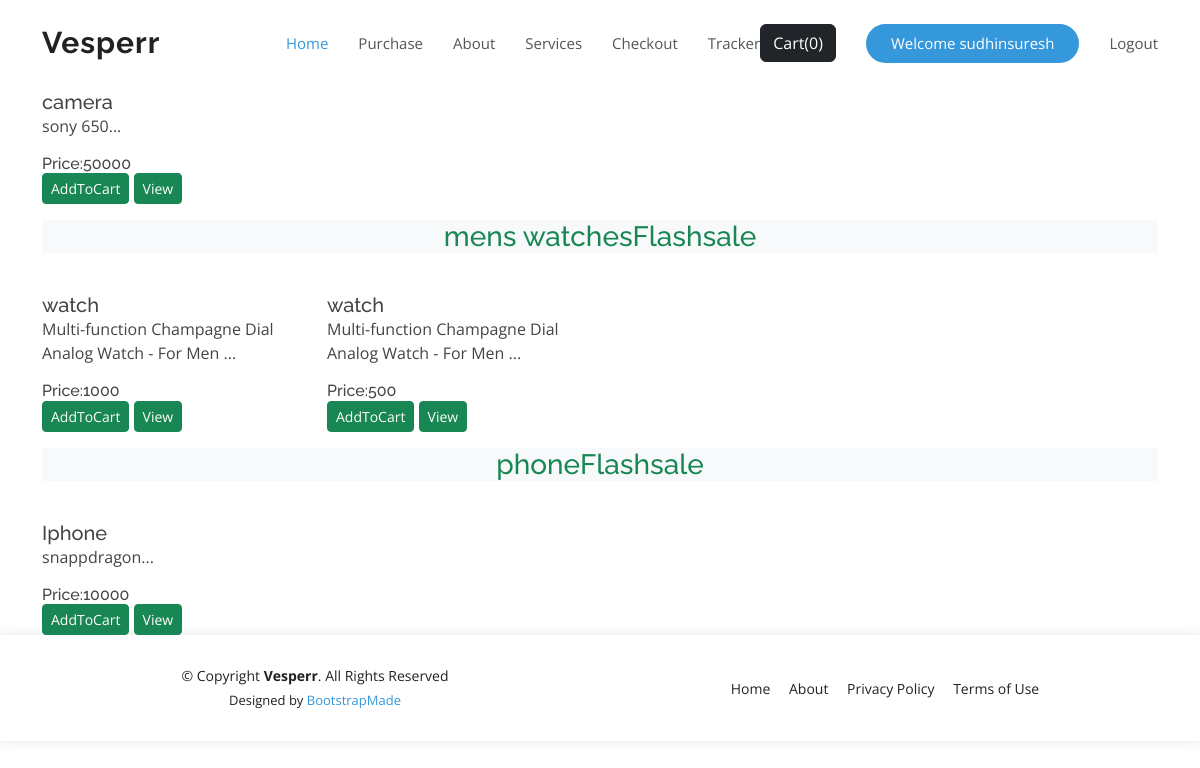
The app's page /purchase/ (signed in) with its own data.
### arkapp/models.py (models this page shows, shortened)
class Product(models.Model):
    product_id=models.AutoField
    product_name=models.CharField(max_length=50)
    category=models.CharField(max_length=50, default="")
    subcategory=models.CharField(max_length=50, default="")
    price=models.IntegerField(default=0)
    desc=models.CharField(max_length=300)
    pub_date=models.DateField()
    image=models.ImageField(upload_to='shope/images',default="")

### arkapp/views.py (the view)
# urls.py: path('purchase/',views.purchase,name='purchase'),
def purchase(request):
    allProds=[]
    catprods=Product.objects.values('category','id')
    cats={item['category'] for item in catprods}
    for cat in cats:
        prod=Product.objects.filter(category=cat)
        n=len(prod)
        nSlides=n // 4 + ceil((n /4 ) - (n // 4))
        allProds.append([prod,range(1, nSlides), nSlides])
    params={'allProds':allProds}
    return render(request,"purchase.html",params)

### templates/purchase.html (shortened to what this page needs)
{% extends "nav.html" %}
{% block body %}
{% load static %}
{% for product, range, nSlides in allProds %}
<div class="container">
    <h3 class="my-3 text-center text-success bg-light">{{product.0.category}}Flashsale</h3>
</div>
<div class="container">
    <div class="row">
        {% for i in product %}
        <div class="col-md-3">
              <div class="card-body">
                <h5 class="card-title" id="namepr{{i.id}}">{{i.product_name}}</h5>
                <p class="card-text">{{i.desc|slice:"0:53"}}...</p>
                <h6 class="card-title">
                  Price:<span id="pricepr{{i.id}}">{{i.price}}</span></h6>
                  <span id="divpr{{i.id}}" class="divpr">
                    <button id="pr{{i.id}}" class="btn btn-success cart btn-sm mt-0">AddToCart</button>
                  </span>
                  <a href="/media/{{i.image}}">
                    <button class="btn btn-success btn-sm cart"View>View</button>
                  </a>
              </div>
            </div>
        {% endfor %}
    </div>
</div>
{% endfor %}
{% endblock body %}

### templates/nav.html (shortened to what this page needs)
{% load static %}
<!DOCTYPE html>
<html lang="en">
<head>
  <link href="{% static 'assets/vendor/aos/aos.css' %}" rel="stylesheet">
  <link href="{% static 'assets/vendor/bootstrap/css/bootstrap.min.css' %}" rel="stylesheet">
  <link href="{% static 'assets/vendor/bootstrap-icons/bootstrap-icons.css' %}" rel="stylesheet">
  <link href="{% static 'assets/vendor/boxicons/css/boxicons.min.css' %}" rel="stylesheet">
  <link href="{% static 'assets/vendor/glightbox/css/glightbox.min.css' %}" rel="stylesheet">
  <link href="{% static 'assets/vendor/remixicon/remixicon.css' %}" rel="stylesheet">
  <link href="{% static 'assets/vendor/swiper/swiper-bundle.min.css' %}" rel="stylesheet">
  <link href="{% static 'assets/css/style.css' %}" rel="stylesheet">
</head>
<body>
  <header id="header" class="fixed-top d-flex align-items-center">
    <div class="container d-flex align-items-center justify-content-between">
      <div class="logo">
        <h1><a href="index.html">Vesperr</a></h1>
      </div>
      <nav id="navbar" class="navbar">
        <ul>
          <li><a class="nav-link scrollto active" href="/">Home</a></li>
          <li><a class="nav-link scrollto" href="/purchase">Purchase</a></li>
          <li><a class="nav-link scrollto" href="/about">About</a></li>
          <li><a class="nav-link scrollto" href="/services">Services</a></li>
          <li><a class="nav-link scrollto" href="/order">Checkout</a></li>
          <li><a class="nav-link scrollto" href="/Tracker">Tracker</a></li>
          {% if request.user.is_authenticated  %}
          <button type="button" class="btn btn-dark" id="pop cart" data-container="body" data-toggle="popover" data-placement="bottom"
          data-html="'true" data-content="Vivamus sagittis lacus vel augue laoreet retrum faucibus">
          Cart(<span id="cart">0</span>)
           </button>
          <li><a class="getstarted scrollto">Welcome {{user.username}}</a></li>
          <li><a class="nav-link scrollto" href="/arkauth/logout/">Logout</a></li>
          {% else %}
          <li><a class="nav-link scrollto" href="/arkauth/singnup/">SignIn</a></li>
          {% endif %}
        </ul>
      </nav>
    </div>
  </header>
  <main id="main">
{% block body %}
{% endblock body %}
  </main>
  <footer id="footer">
    <div class="container">
      <div class="row d-flex align-items-center">
        <div class="col-lg-6 text-lg-left text-center">
          <div class="copyright">
            &copy; Copyright <strong>Vesperr</strong>. All Rights Reserved
          </div>
          <div class="credits">
            Designed by <a href="https://bootstrapmade.com/">BootstrapMade</a>
          </div>
        </div>
        <div class="col-lg-6">
          <nav class="footer-links text-lg-right text-center pt-2 pt-lg-0">
            <a href="#intro" class="scrollto">Home</a>
            <a href="#about" class="scrollto">About</a>
            <a href="#">Privacy Policy</a>
            <a href="#">Terms of Use</a>
          </nav>
        </div>
      </div>
    </div>
  </footer>
</body>
</html>

### static/assets/css/style.css (style rules this page uses)
body { font-family: "Open Sans", sans-serif; color: #444444; }
a { color: #3498db; text-decoration: none; }
h1, h2, h3, h4, h5, h6 { font-family: "Raleway", sans-serif; }
#header { z-index: 997; transition: all 0.5s; padding: 22px 0; background: #fff; }
#header .logo h1 { font-size: 30px; margin: 0; padding: 0; line-height: 1; font-weight: 700; letter-spacing: 1px; }
#header .logo h1 a, #header .logo h1 a:hover { color: #222222; text-decoration: none; }
.navbar { padding: 0; }
.navbar ul { margin: 0; padding: 0; display: flex; list-style: none; align-items: center; }
.navbar li { position: relative; }
.navbar a, .navbar a:focus { display: flex; align-items: center; justify-content: space-between; padding: 10px 0 10px 30px; font-size: 15px; font-weight: 400; color: #555555; white-space: nowrap; transition: 0.3s; }
.navbar a:hover, .navbar .active, .navbar .active:focus, .navbar li:hover>a { color: #3498db; }
.navbar .getstarted, .navbar .getstarted:focus { background: #3498db; padding: 8px 25px; margin-left: 30px; border-radius: 50px; color: #fff; }
#footer { background: #fff; box-shadow: 0px 0px 12px 0px rgba(0, 0, 0, 0.1); padding: 30px 0; color: #222222; font-size: 14px; }
#footer .credits { font-size: 13px; padding-top: 5px; color: #222222; }
#footer .footer-links a { color: #222222; padding-left: 15px; }
#footer .footer-links a:first-child { padding-left: 0; }

### records on screen
Product: product_name "camera", desc "sony 650", price "50000"
Product: category "mens watches", product_name "watch", desc "Multi-function Champagne Dial Analog Watch - For Men", price "1000"
Product: product_name "watch", desc "Multi-function Champagne Dial Analog Watch - For Men", price "500"
Product: category "phone", product_name "Iphone", desc "snappdragon", price "10000"

### other values on screen
{{ user.username }} "sudhinsuresh"
